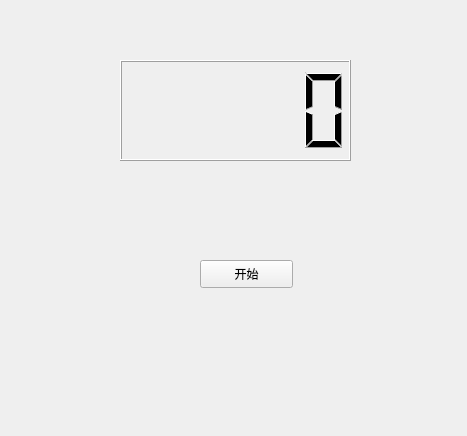
<?xml version="1.0" encoding="UTF-8"?>
<ui version="4.0">
 <class>MyWidget</class>
 <widget class="QWidget" name="MyWidget">
  <property name="geometry">
   <rect>
    <x>0</x>
    <y>0</y>
    <width>467</width>
    <height>436</height>
   </rect>
  </property>
  <property name="windowTitle">
   <string>MyWidget</string>
  </property>
  <widget class="QLCDNumber" name="lcdNumber">
   <property name="geometry">
    <rect>
     <x>120</x>
     <y>60</y>
     <width>231</width>
     <height>101</height>
    </rect>
   </property>
  </widget>
  <widget class="QPushButton" name="begin">
   <property name="geometry">
    <rect>
     <x>200</x>
     <y>260</y>
     <width>93</width>
     <height>28</height>
    </rect>
   </property>
   <property name="text">
    <string>开始</string>
   </property>
  </widget>
 </widget>
 <resources/>
 <connections/>
</ui>
